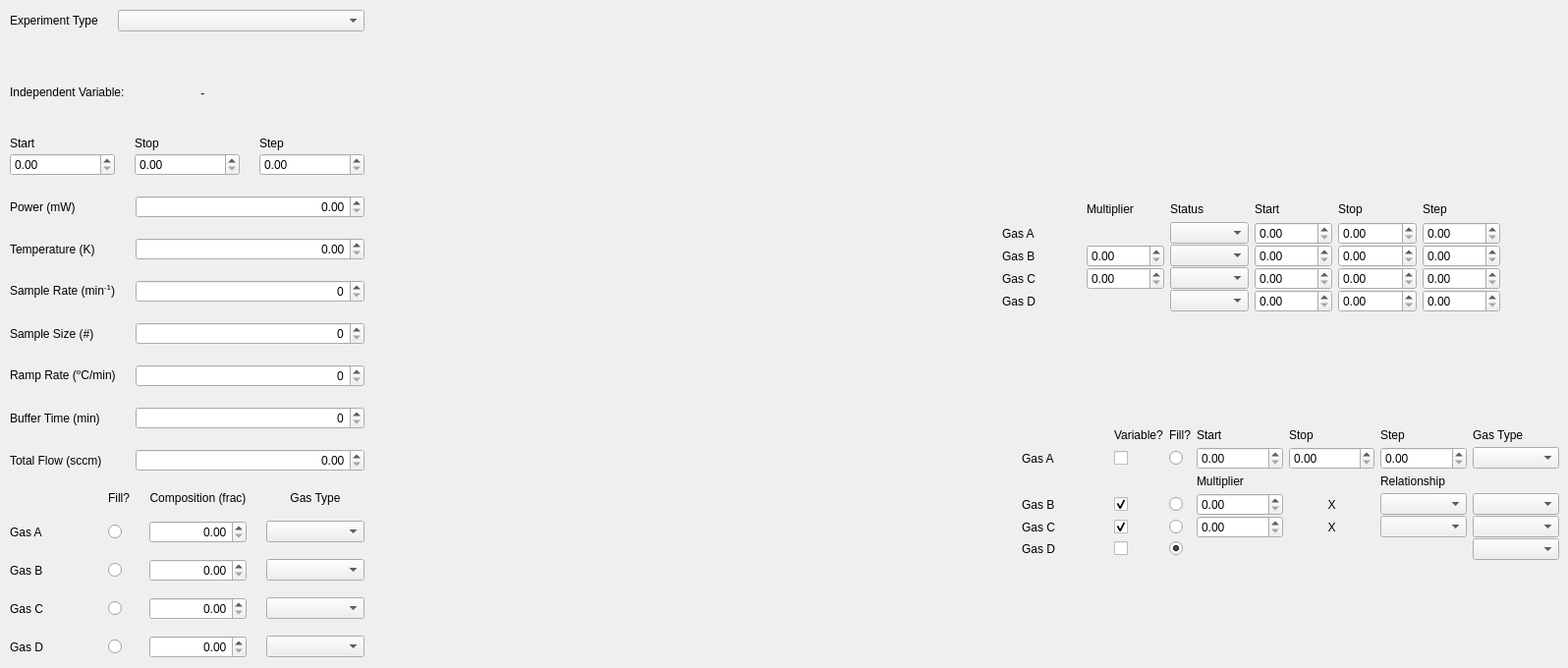
     <widget class="QWidget" name="tabExperimentDesign">
      <attribute name="title">
       <string>Experiment Design</string>
      </attribute>
      <widget class="QWidget" name="horizontalLayoutWidget_3">
       <property name="geometry">
        <rect>
         <x>10</x>
         <y>10</y>
         <width>361</width>
         <height>660</height>
        </rect>
       </property>
       <layout class="QHBoxLayout" name="horizontalLayout_10">
        <item>
         <layout class="QVBoxLayout" name="verticalLayout">
          <property name="spacing">
           <number>20</number>
          </property>
          <item>
           <layout class="QFormLayout" name="formLayout_6">
            <property name="sizeConstraint">
             <enum>QLayout::SetMaximumSize</enum>
            </property>
            <property name="fieldGrowthPolicy">
             <enum>QFormLayout::AllNonFixedFieldsGrow</enum>
            </property>
            <property name="verticalSpacing">
             <number>9</number>
            </property>
            <item row="0" column="0">
             <widget class="QLabel" name="label_5">
              <property name="text">
               <string>Experiment Type</string>
              </property>
             </widget>
            </item>
            <item row="0" column="1">
             <widget class="QComboBox" name="expt_types"/>
            </item>
           </layout>
          </item>
          <item>
           <layout class="QHBoxLayout" name="horizontalLayout_9">
            <property name="sizeConstraint">
             <enum>QLayout::SetMaximumSize</enum>
            </property>
            <item>
             <widget class="QLabel" name="IndVar">
              <property name="maximumSize">
               <size>
                <width>16777215</width>
                <height>30</height>
               </size>
              </property>
              <property name="text">
               <string>Independent Variable:</string>
              </property>
             </widget>
            </item>
            <item>
             <widget class="QLabel" name="label_IndVar">
              <property name="text">
               <string> - </string>
              </property>
             </widget>
            </item>
           </layout>
          </item>
          <item>
           <layout class="QGridLayout" name="gridLayout_9">
            <property name="sizeConstraint">
             <enum>QLayout::SetMaximumSize</enum>
            </property>
            <property name="topMargin">
             <number>0</number>
            </property>
            <property name="verticalSpacing">
             <number>0</number>
            </property>
            <item row="0" column="0">
             <widget class="QLabel" name="label_78">
              <property name="maximumSize">
               <size>
                <width>16777215</width>
                <height>30</height>
               </size>
              </property>
              <property name="text">
               <string>Start</string>
              </property>
             </widget>
            </item>
            <item row="0" column="1">
             <widget class="QLabel" name="label_79">
              <property name="maximumSize">
               <size>
                <width>16777215</width>
                <height>30</height>
               </size>
              </property>
              <property name="text">
               <string>Stop</string>
              </property>
             </widget>
            </item>
            <item row="0" column="2">
             <widget class="QLabel" name="label_80">
              <property name="maximumSize">
               <size>
                <width>16777215</width>
                <height>30</height>
               </size>
              </property>
              <property name="text">
               <string>Step</string>
              </property>
             </widget>
            </item>
            <item row="1" column="0">
             <widget class="QDoubleSpinBox" name="IndVar_start">
              <property name="maximum">
               <double>1000.000000000000000</double>
              </property>
             </widget>
            </item>
            <item row="1" column="1">
             <widget class="QDoubleSpinBox" name="IndVar_stop">
              <property name="maximum">
               <double>1000.000000000000000</double>
              </property>
             </widget>
            </item>
            <item row="1" column="2">
             <widget class="QDoubleSpinBox" name="IndVar_step">
              <property name="maximum">
               <double>1000.000000000000000</double>
              </property>
             </widget>
            </item>
           </layout>
          </item>
          <item>
           <layout class="QFormLayout" name="formLayout_4">
            <property name="verticalSpacing">
             <number>20</number>
            </property>
            <item row="0" column="0">
             <widget class="QLabel" name="label_7">
              <property name="text">
               <string>Power (mW)</string>
              </property>
             </widget>
            </item>
            <item row="0" column="1">
             <widget class="QDoubleSpinBox" name="setPower">
              <property name="alignment">
               <set>Qt::AlignRight|Qt::AlignTrailing|Qt::AlignVCenter</set>
              </property>
              <property name="maximum">
               <double>2000.000000000000000</double>
              </property>
             </widget>
            </item>
            <item row="1" column="0">
             <widget class="QLabel" name="label_77">
              <property name="text">
               <string>Temperature (K)</string>
              </property>
             </widget>
            </item>
            <item row="1" column="1">
             <widget class="QDoubleSpinBox" name="setTemp">
              <property name="alignment">
               <set>Qt::AlignRight|Qt::AlignTrailing|Qt::AlignVCenter</set>
              </property>
              <property name="maximum">
               <double>723.000000000000000</double>
              </property>
             </widget>
            </item>
            <item row="2" column="0">
             <widget class="QLabel" name="label_8">
              <property name="text">
               <string>&lt;html&gt;&lt;head/&gt;&lt;body&gt;&lt;p&gt;Sample Rate (min&lt;span style=&quot; vertical-align:super;&quot;&gt;-1&lt;/span&gt;)&lt;/p&gt;&lt;/body&gt;&lt;/html&gt;</string>
              </property>
             </widget>
            </item>
            <item row="2" column="1">
             <widget class="QSpinBox" name="setSampleRate">
              <property name="alignment">
               <set>Qt::AlignRight|Qt::AlignTrailing|Qt::AlignVCenter</set>
              </property>
             </widget>
            </item>
            <item row="3" column="0">
             <widget class="QLabel" name="label_9">
              <property name="text">
               <string>Sample Size (#)</string>
              </property>
             </widget>
            </item>
            <item row="3" column="1">
             <widget class="QSpinBox" name="setSampleSize">
              <property name="alignment">
               <set>Qt::AlignRight|Qt::AlignTrailing|Qt::AlignVCenter</set>
              </property>
             </widget>
            </item>
            <item row="4" column="0">
             <widget class="QLabel" name="label_10">
              <property name="text">
               <string>&lt;html&gt;&lt;head/&gt;&lt;body&gt;&lt;p&gt;Ramp Rate (&lt;span style=&quot; vertical-align:super;&quot;&gt;o&lt;/span&gt;C/min)&lt;/p&gt;&lt;/body&gt;&lt;/html&gt;</string>
              </property>
             </widget>
            </item>
            <item row="4" column="1">
             <widget class="QSpinBox" name="setRampRate">
              <property name="alignment">
               <set>Qt::AlignRight|Qt::AlignTrailing|Qt::AlignVCenter</set>
              </property>
             </widget>
            </item>
            <item row="5" column="0">
             <widget class="QLabel" name="label_11">
              <property name="text">
               <string>Buffer Time (min)</string>
              </property>
             </widget>
            </item>
            <item row="5" column="1">
             <widget class="QSpinBox" name="setBuffer">
              <property name="alignment">
               <set>Qt::AlignRight|Qt::AlignTrailing|Qt::AlignVCenter</set>
              </property>
             </widget>
            </item>
            <item row="6" column="0">
             <widget class="QLabel" name="label_15">
              <property name="text">
               <string>Total Flow (sccm)</string>
              </property>
             </widget>
            </item>
            <item row="6" column="1">
             <widget class="QDoubleSpinBox" name="setFlow">
              <property name="alignment">
               <set>Qt::AlignRight|Qt::AlignTrailing|Qt::AlignVCenter</set>
              </property>
              <property name="maximum">
               <double>50.000000000000000</double>
              </property>
              <property name="singleStep">
               <double>0.100000000000000</double>
              </property>
             </widget>
            </item>
           </layout>
          </item>
          <item>
           <layout class="QGridLayout" name="gridLayout_2" columnstretch="8,4,10,10">
            <property name="verticalSpacing">
             <number>16</number>
            </property>
            <item row="4" column="0">
             <widget class="QLabel" name="label_19">
              <property name="text">
               <string>Gas D</string>
              </property>
             </widget>
            </item>
            <item row="0" column="3">
             <widget class="QLabel" name="label_17">
              <property name="text">
               <string>Gas Type</string>
              </property>
              <property name="alignment">
               <set>Qt::AlignCenter</set>
              </property>
             </widget>
            </item>
            <item row="1" column="3">
             <widget class="QComboBox" name="setGasAType"/>
            </item>
            <item row="2" column="2">
             <widget class="QDoubleSpinBox" name="setGasBComp">
              <property name="alignment">
               <set>Qt::AlignRight|Qt::AlignTrailing|Qt::AlignVCenter</set>
              </property>
              <property name="maximum">
               <double>1.000000000000000</double>
              </property>
              <property name="singleStep">
               <double>0.010000000000000</double>
              </property>
             </widget>
            </item>
            <item row="3" column="2">
             <widget class="QDoubleSpinBox" name="setGasCComp">
              <property name="alignment">
               <set>Qt::AlignRight|Qt::AlignTrailing|Qt::AlignVCenter</set>
              </property>
              <property name="maximum">
               <double>1.000000000000000</double>
              </property>
              <property name="singleStep">
               <double>0.010000000000000</double>
              </property>
             </widget>
            </item>
            <item row="3" column="3">
             <widget class="QComboBox" name="setGasCType"/>
            </item>
            <item row="2" column="0">
             <widget class="QLabel" name="label_13">
              <property name="text">
               <string>Gas B</string>
              </property>
             </widget>
            </item>
            <item row="3" column="0">
             <widget class="QLabel" name="label_14">
              <property name="text">
               <string>Gas C</string>
              </property>
             </widget>
            </item>
            <item row="4" column="3">
             <widget class="QComboBox" name="setGasDType"/>
            </item>
            <item row="1" column="2">
             <widget class="QDoubleSpinBox" name="setGasAComp">
              <property name="alignment">
               <set>Qt::AlignRight|Qt::AlignTrailing|Qt::AlignVCenter</set>
              </property>
              <property name="maximum">
               <double>1.000000000000000</double>
              </property>
              <property name="singleStep">
               <double>0.010000000000000</double>
              </property>
             </widget>
            </item>
            <item row="2" column="3">
             <widget class="QComboBox" name="setGasBType"/>
            </item>
            <item row="0" column="2">
             <widget class="QLabel" name="label_16">
              <property name="text">
               <string>Composition (frac)</string>
              </property>
              <property name="alignment">
               <set>Qt::AlignCenter</set>
              </property>
             </widget>
            </item>
            <item row="1" column="0">
             <widget class="QLabel" name="label_12">
              <property name="text">
               <string>Gas A</string>
              </property>
             </widget>
            </item>
            <item row="4" column="2">
             <widget class="QDoubleSpinBox" name="setGasDComp">
              <property name="alignment">
               <set>Qt::AlignRight|Qt::AlignTrailing|Qt::AlignVCenter</set>
              </property>
             </widget>
            </item>
            <item row="1" column="1">
             <widget class="QRadioButton" name="radioButton">
              <property name="sizePolicy">
               <sizepolicy hsizetype="Maximum" vsizetype="Fixed">
                <horstretch>0</horstretch>
                <verstretch>0</verstretch>
               </sizepolicy>
              </property>
              <property name="layoutDirection">
               <enum>Qt::LeftToRight</enum>
              </property>
              <property name="text">
               <string/>
              </property>
              <property name="iconSize">
               <size>
                <width>10</width>
                <height>10</height>
               </size>
              </property>
             </widget>
            </item>
            <item row="0" column="1">
             <widget class="QLabel" name="label_30">
              <property name="text">
               <string>Fill?</string>
              </property>
              <property name="alignment">
               <set>Qt::AlignCenter</set>
              </property>
             </widget>
            </item>
            <item row="2" column="1">
             <widget class="QRadioButton" name="radioButton_2">
              <property name="sizePolicy">
               <sizepolicy hsizetype="Maximum" vsizetype="Fixed">
                <horstretch>0</horstretch>
                <verstretch>0</verstretch>
               </sizepolicy>
              </property>
              <property name="layoutDirection">
               <enum>Qt::LeftToRight</enum>
              </property>
              <property name="text">
               <string/>
              </property>
              <property name="iconSize">
               <size>
                <width>10</width>
                <height>10</height>
               </size>
              </property>
             </widget>
            </item>
            <item row="3" column="1">
             <widget class="QRadioButton" name="radioButton_3">
              <property name="sizePolicy">
               <sizepolicy hsizetype="Maximum" vsizetype="Fixed">
                <horstretch>0</horstretch>
                <verstretch>0</verstretch>
               </sizepolicy>
              </property>
              <property name="layoutDirection">
               <enum>Qt::LeftToRight</enum>
              </property>
              <property name="text">
               <string/>
              </property>
              <property name="iconSize">
               <size>
                <width>10</width>
                <height>10</height>
               </size>
              </property>
             </widget>
            </item>
            <item row="4" column="1">
             <widget class="QRadioButton" name="radioButton_4">
              <property name="sizePolicy">
               <sizepolicy hsizetype="Maximum" vsizetype="Fixed">
                <horstretch>0</horstretch>
                <verstretch>0</verstretch>
               </sizepolicy>
              </property>
              <property name="layoutDirection">
               <enum>Qt::LeftToRight</enum>
              </property>
              <property name="text">
               <string/>
              </property>
              <property name="iconSize">
               <size>
                <width>10</width>
                <height>10</height>
               </size>
              </property>
             </widget>
            </item>
           </layout>
          </item>
         </layout>
        </item>
       </layout>
      </widget>
      <widget class="QWidget" name="verticalLayoutWidget_2">
       <property name="geometry">
        <rect>
         <x>390</x>
         <y>10</y>
         <width>661</width>
         <height>661</height>
        </rect>
       </property>
       <layout class="QVBoxLayout" name="verticalLayout_8"/>
      </widget>
      <widget class="QWidget" name="layoutWidget_2">
       <property name="geometry">
        <rect>
         <x>1040</x>
         <y>430</y>
         <width>547</width>
         <height>140</height>
        </rect>
       </property>
       <layout class="QGridLayout" name="gridLayout_11">
        <property name="sizeConstraint">
         <enum>QLayout::SetMaximumSize</enum>
        </property>
        <property name="topMargin">
         <number>0</number>
        </property>
        <property name="verticalSpacing">
         <number>0</number>
        </property>
        <item row="1" column="2">
         <widget class="QRadioButton" name="radioButton_5">
          <property name="sizePolicy">
           <sizepolicy hsizetype="Maximum" vsizetype="Fixed">
            <horstretch>0</horstretch>
            <verstretch>0</verstretch>
           </sizepolicy>
          </property>
          <property name="text">
           <string/>
          </property>
         </widget>
        </item>
        <item row="4" column="3">
         <widget class="QDoubleSpinBox" name="doubleSpinBox_2"/>
        </item>
        <item row="0" column="3">
         <widget class="QLabel" name="label_81">
          <property name="maximumSize">
           <size>
            <width>16777215</width>
            <height>30</height>
           </size>
          </property>
          <property name="text">
           <string>Start</string>
          </property>
         </widget>
        </item>
        <item row="4" column="2">
         <widget class="QRadioButton" name="radioButton_7">
          <property name="sizePolicy">
           <sizepolicy hsizetype="Maximum" vsizetype="Fixed">
            <horstretch>0</horstretch>
            <verstretch>0</verstretch>
           </sizepolicy>
          </property>
          <property name="text">
           <string/>
          </property>
         </widget>
        </item>
        <item row="0" column="5">
         <widget class="QLabel" name="label_83">
          <property name="maximumSize">
           <size>
            <width>16777215</width>
            <height>30</height>
           </size>
          </property>
          <property name="text">
           <string>Step</string>
          </property>
         </widget>
        </item>
        <item row="0" column="4">
         <widget class="QLabel" name="label_82">
          <property name="maximumSize">
           <size>
            <width>16777215</width>
            <height>30</height>
           </size>
          </property>
          <property name="text">
           <string>Stop</string>
          </property>
         </widget>
        </item>
        <item row="1" column="5">
         <widget class="QDoubleSpinBox" name="IndVar_step_2">
          <property name="maximum">
           <double>1000.000000000000000</double>
          </property>
         </widget>
        </item>
        <item row="1" column="4">
         <widget class="QDoubleSpinBox" name="IndVar_stop_2">
          <property name="maximum">
           <double>1000.000000000000000</double>
          </property>
         </widget>
        </item>
        <item row="1" column="3">
         <widget class="QDoubleSpinBox" name="IndVar_start_2">
          <property name="maximum">
           <double>1000.000000000000000</double>
          </property>
         </widget>
        </item>
        <item row="4" column="0">
         <widget class="QLabel" name="label_33">
          <property name="text">
           <string>Gas C</string>
          </property>
         </widget>
        </item>
        <item row="1" column="0">
         <widget class="QLabel" name="label_31">
          <property name="text">
           <string>Gas A</string>
          </property>
         </widget>
        </item>
        <item row="3" column="2">
         <widget class="QRadioButton" name="radioButton_6">
          <property name="sizePolicy">
           <sizepolicy hsizetype="Maximum" vsizetype="Fixed">
            <horstretch>0</horstretch>
            <verstretch>0</verstretch>
           </sizepolicy>
          </property>
          <property name="text">
           <string/>
          </property>
         </widget>
        </item>
        <item row="3" column="1">
         <widget class="QCheckBox" name="checkBox_2">
          <property name="sizePolicy">
           <sizepolicy hsizetype="Maximum" vsizetype="Fixed">
            <horstretch>0</horstretch>
            <verstretch>0</verstretch>
           </sizepolicy>
          </property>
          <property name="text">
           <string/>
          </property>
          <property name="checked">
           <bool>true</bool>
          </property>
         </widget>
        </item>
        <item row="4" column="1">
         <widget class="QCheckBox" name="checkBox_3">
          <property name="sizePolicy">
           <sizepolicy hsizetype="Maximum" vsizetype="Fixed">
            <horstretch>0</horstretch>
            <verstretch>0</verstretch>
           </sizepolicy>
          </property>
          <property name="text">
           <string/>
          </property>
          <property name="checked">
           <bool>true</bool>
          </property>
         </widget>
        </item>
        <item row="4" column="5">
         <widget class="QComboBox" name="comboBox_2"/>
        </item>
        <item row="3" column="5">
         <widget class="QComboBox" name="comboBox"/>
        </item>
        <item row="3" column="4">
         <widget class="QLabel" name="label_39">
          <property name="text">
           <string>X</string>
          </property>
          <property name="alignment">
           <set>Qt::AlignCenter</set>
          </property>
         </widget>
        </item>
        <item row="3" column="3">
         <widget class="QDoubleSpinBox" name="doubleSpinBox"/>
        </item>
        <item row="5" column="0">
         <widget class="QLabel" name="label_34">
          <property name="text">
           <string>Gas D</string>
          </property>
         </widget>
        </item>
        <item row="2" column="5">
         <widget class="QLabel" name="label_42">
          <property name="text">
           <string>Relationship</string>
          </property>
         </widget>
        </item>
        <item row="2" column="3">
         <widget class="QLabel" name="label_41">
          <property name="text">
           <string>Multiplier</string>
          </property>
         </widget>
        </item>
        <item row="5" column="1">
         <widget class="QCheckBox" name="checkBox_4">
          <property name="sizePolicy">
           <sizepolicy hsizetype="Maximum" vsizetype="Fixed">
            <horstretch>0</horstretch>
            <verstretch>0</verstretch>
           </sizepolicy>
          </property>
          <property name="text">
           <string/>
          </property>
         </widget>
        </item>
        <item row="1" column="1">
         <widget class="QCheckBox" name="checkBox">
          <property name="sizePolicy">
           <sizepolicy hsizetype="Maximum" vsizetype="Fixed">
            <horstretch>0</horstretch>
            <verstretch>0</verstretch>
           </sizepolicy>
          </property>
          <property name="text">
           <string/>
          </property>
         </widget>
        </item>
        <item row="4" column="4">
         <widget class="QLabel" name="label_40">
          <property name="text">
           <string>X</string>
          </property>
          <property name="alignment">
           <set>Qt::AlignCenter</set>
          </property>
         </widget>
        </item>
        <item row="0" column="1">
         <widget class="QLabel" name="label_35">
          <property name="text">
           <string>Variable?</string>
          </property>
         </widget>
        </item>
        <item row="5" column="2">
         <widget class="QRadioButton" name="radioButton_8">
          <property name="sizePolicy">
           <sizepolicy hsizetype="Maximum" vsizetype="Fixed">
            <horstretch>0</horstretch>
            <verstretch>0</verstretch>
           </sizepolicy>
          </property>
          <property name="text">
           <string/>
          </property>
          <property name="checked">
           <bool>true</bool>
          </property>
         </widget>
        </item>
        <item row="3" column="0">
         <widget class="QLabel" name="label_32">
          <property name="text">
           <string>Gas B</string>
          </property>
         </widget>
        </item>
        <item row="0" column="2">
         <widget class="QLabel" name="label_36">
          <property name="text">
           <string>Fill?</string>
          </property>
         </widget>
        </item>
        <item row="0" column="6">
         <widget class="QLabel" name="label_43">
          <property name="text">
           <string>Gas Type</string>
          </property>
         </widget>
        </item>
        <item row="1" column="6">
         <widget class="QComboBox" name="comboBox_3"/>
        </item>
        <item row="3" column="6">
         <widget class="QComboBox" name="comboBox_4"/>
        </item>
        <item row="4" column="6">
         <widget class="QComboBox" name="comboBox_5"/>
        </item>
        <item row="5" column="6">
         <widget class="QComboBox" name="comboBox_6"/>
        </item>
       </layout>
      </widget>
      <widget class="QWidget" name="layoutWidget_3">
       <property name="geometry">
        <rect>
         <x>1020</x>
         <y>200</y>
         <width>507</width>
         <height>121</height>
        </rect>
       </property>
       <layout class="QGridLayout" name="gridLayout_12">
        <property name="sizeConstraint">
         <enum>QLayout::SetMaximumSize</enum>
        </property>
        <property name="topMargin">
         <number>0</number>
        </property>
        <property name="verticalSpacing">
         <number>0</number>
        </property>
        <item row="2" column="4">
         <widget class="QDoubleSpinBox" name="IndVar_start_5">
          <property name="maximum">
           <double>1000.000000000000000</double>
          </property>
         </widget>
        </item>
        <item row="4" column="4">
         <widget class="QDoubleSpinBox" name="IndVar_start_11">
          <property name="maximum">
           <double>1000.000000000000000</double>
          </property>
         </widget>
        </item>
        <item row="4" column="3">
         <widget class="QDoubleSpinBox" name="IndVar_start_10">
          <property name="maximum">
           <double>1000.000000000000000</double>
          </property>
         </widget>
        </item>
        <item row="2" column="5">
         <widget class="QDoubleSpinBox" name="IndVar_start_6">
          <property name="maximum">
           <double>1000.000000000000000</double>
          </property>
         </widget>
        </item>
        <item row="3" column="3">
         <widget class="QDoubleSpinBox" name="IndVar_start_7">
          <property name="maximum">
           <double>1000.000000000000000</double>
          </property>
         </widget>
        </item>
        <item row="3" column="4">
         <widget class="QDoubleSpinBox" name="IndVar_start_8">
          <property name="maximum">
           <double>1000.000000000000000</double>
          </property>
         </widget>
        </item>
        <item row="4" column="5">
         <widget class="QDoubleSpinBox" name="IndVar_start_12">
          <property name="maximum">
           <double>1000.000000000000000</double>
          </property>
         </widget>
        </item>
        <item row="3" column="5">
         <widget class="QDoubleSpinBox" name="IndVar_start_9">
          <property name="maximum">
           <double>1000.000000000000000</double>
          </property>
         </widget>
        </item>
        <item row="0" column="3">
         <widget class="QLabel" name="label_84">
          <property name="maximumSize">
           <size>
            <width>16777215</width>
            <height>30</height>
           </size>
          </property>
          <property name="text">
           <string>Start</string>
          </property>
         </widget>
        </item>
        <item row="0" column="5">
         <widget class="QLabel" name="label_85">
          <property name="maximumSize">
           <size>
            <width>16777215</width>
            <height>30</height>
           </size>
          </property>
          <property name="text">
           <string>Step</string>
          </property>
         </widget>
        </item>
        <item row="0" column="4">
         <widget class="QLabel" name="label_86">
          <property name="maximumSize">
           <size>
            <width>16777215</width>
            <height>30</height>
           </size>
          </property>
          <property name="text">
           <string>Stop</string>
          </property>
         </widget>
        </item>
        <item row="1" column="4">
         <widget class="QDoubleSpinBox" name="IndVar_stop_3">
          <property name="maximum">
           <double>1000.000000000000000</double>
          </property>
         </widget>
        </item>
        <item row="1" column="5">
         <widget class="QDoubleSpinBox" name="IndVar_step_3">
          <property name="maximum">
           <double>1000.000000000000000</double>
          </property>
         </widget>
        </item>
        <item row="4" column="0">
         <widget class="QLabel" name="label_47">
          <property name="text">
           <string>Gas D</string>
          </property>
         </widget>
        </item>
        <item row="3" column="0">
         <widget class="QLabel" name="label_44">
          <property name="text">
           <string>Gas C</string>
          </property>
         </widget>
        </item>
        <item row="0" column="2">
         <widget class="QLabel" name="label_51">
          <property name="text">
           <string>Status</string>
          </property>
         </widget>
        </item>
        <item row="1" column="3">
         <widget class="QDoubleSpinBox" name="IndVar_start_3">
          <property name="maximum">
           <double>1000.000000000000000</double>
          </property>
         </widget>
        </item>
        <item row="1" column="0">
         <widget class="QLabel" name="label_45">
          <property name="text">
           <string>Gas A</string>
          </property>
         </widget>
        </item>
        <item row="2" column="0">
         <widget class="QLabel" name="label_76">
          <property name="text">
           <string>Gas B</string>
          </property>
         </widget>
        </item>
        <item row="2" column="1">
         <widget class="QDoubleSpinBox" name="doubleSpinBox_4"/>
        </item>
        <item row="2" column="3">
         <widget class="QDoubleSpinBox" name="IndVar_start_4">
          <property name="maximum">
           <double>1000.000000000000000</double>
          </property>
         </widget>
        </item>
        <item row="3" column="1">
         <widget class="QDoubleSpinBox" name="doubleSpinBox_3"/>
        </item>
        <item row="1" column="2">
         <widget class="QComboBox" name="comboBox_7"/>
        </item>
        <item row="2" column="2">
         <widget class="QComboBox" name="comboBox_8"/>
        </item>
        <item row="3" column="2">
         <widget class="QComboBox" name="comboBox_9"/>
        </item>
        <item row="4" column="2">
         <widget class="QComboBox" name="comboBox_10"/>
        </item>
        <item row="0" column="1">
         <widget class="QLabel" name="label_87">
          <property name="text">
           <string>Multiplier</string>
          </property>
         </widget>
        </item>
       </layout>
      </widget>
     </widget>
